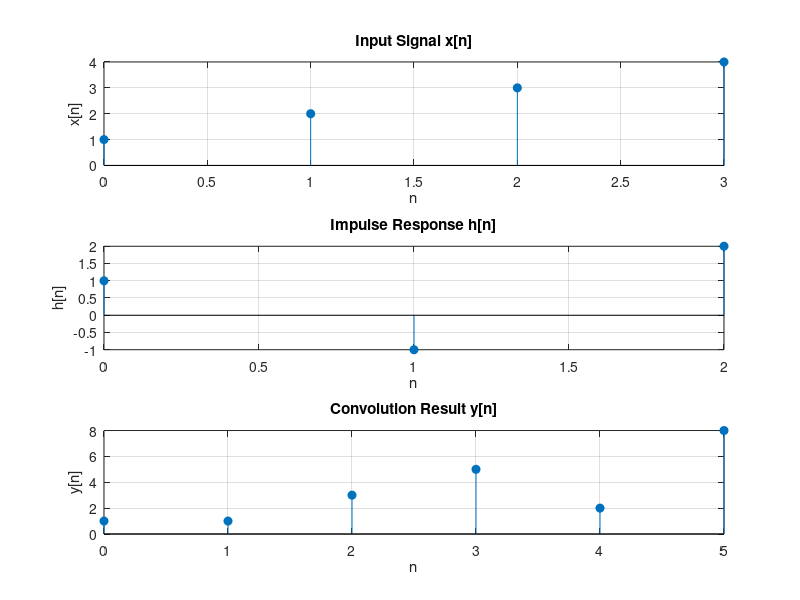

Write MATLAB code to recreate this figure.
% MATLAB Code to Compute Convolution Sum

% Define the two discrete signals
x = [1, 2, 3, 4]; % Example input signal x[n]
h = [1, -1, 2];   % Example impulse response h[n]

% Compute the convolution sum using MATLAB's built-in conv() function
y = conv(x, h);

% Display the results
disp('Input signal x[n]:');
disp(x);
disp('Impulse response h[n]:');
disp(h);
disp('Convolution result y[n]:');
disp(y);

% Plot the signals
figure;

% Plot x[n]
subplot(3, 1, 1);
stem(0:length(x)-1, x, 'filled');
title('Input Signal x[n]');
xlabel('n');
ylabel('x[n]');
grid on;

% Plot h[n]
subplot(3, 1, 2);
stem(0:length(h)-1, h, 'filled');
title('Impulse Response h[n]');
xlabel('n');
ylabel('h[n]');
grid on;

% Plot y[n]
subplot(3, 1, 3);
stem(0:length(y)-1, y, 'filled');
title('Convolution Result y[n]');
xlabel('n');
ylabel('y[n]');
grid on;
